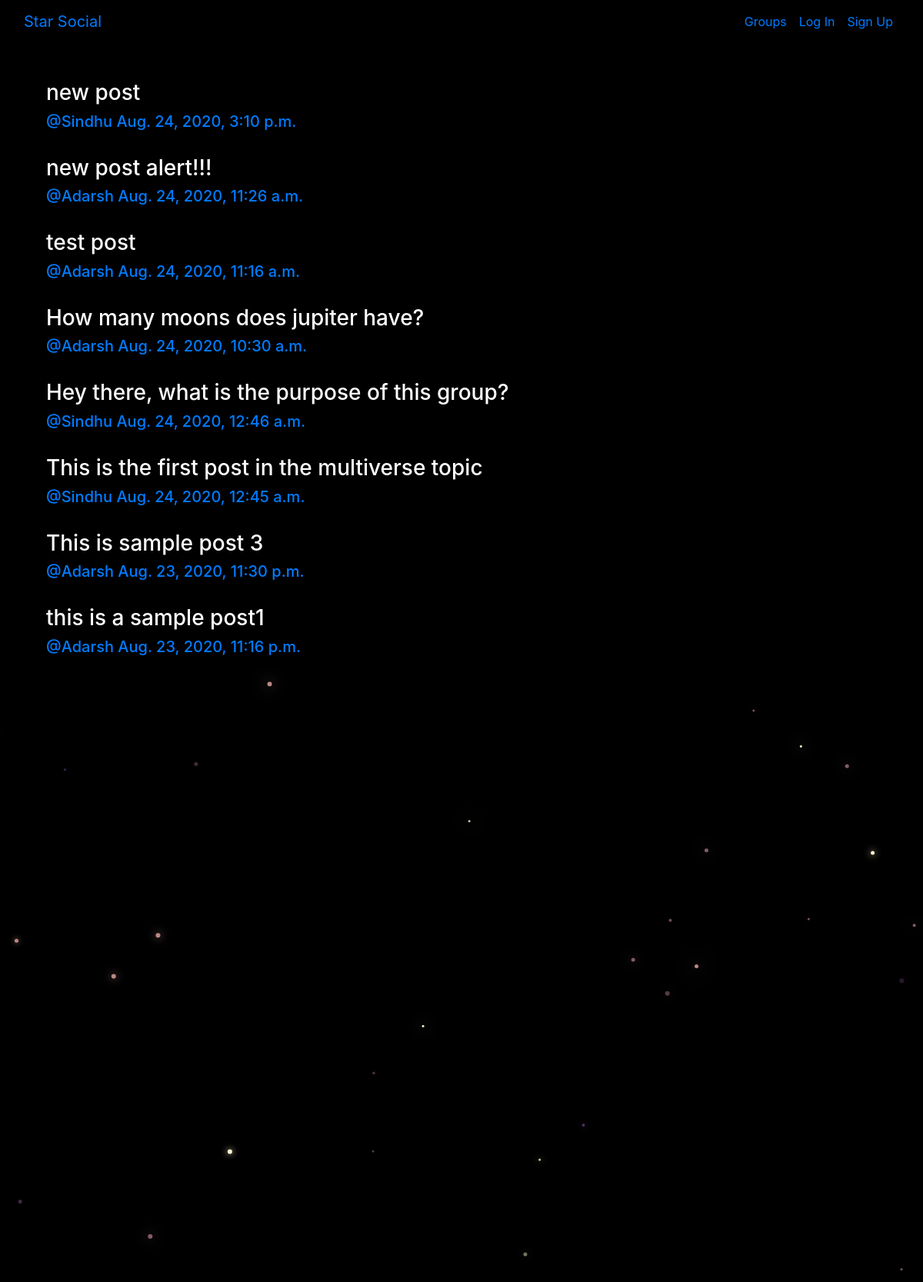
/posts/, run on the app's committed database.
### posts/models.py (models this page shows, shortened)
class Post(models.Model):
    user = models.ForeignKey(User,related_name='posts',on_delete=models.CASCADE)
    created_at = models.DateTimeField(auto_now=True)
    message = models.TextField()
    group = models.ForeignKey(Group,related_name='posts',null=True,blank=True,on_delete=models.CASCADE)
    class Meta:
        ordering = ['-created_at']
        unique_together = ('user','message')

### posts/views.py (the view)
# urls.py: path('',views.PostList.as_view(),name='all'),
class PostList(SelectRelatedMixin,generic.ListView):
    model = models.Post
    select_related = ('user','group')

### posts/templates/posts/post_list.html (shortened to what this page needs)
{% extends "posts/post_base.html" %}
{% block post_content %}
<div class="col-md-8">
  {% for post in post_list %}
    {% include "posts/_post.html" %}
  {% endfor %}
</div>
{% endblock %}

### posts/templates/posts/_post.html (shortened to what this page needs)
<br>
<div class="post media">
  <h3>{{ post.message|safe }}</h3>
</div>
    <div class="media-body" style="overflow: visible">
        <h5 class="media-heading">
          <span class="username">
            <a href="{% url 'posts:for_user' username=post.user.username %}">@{{ post.user.username }}</a>
          </span>
          <time class="time">
            <a href="{% url 'posts:single' username=post.user.username pk=post.pk %}">{{ post.created_at }}</a>
          </time>
        </h5>
    </div>

### static/simplesocial/css/master.css (style rules this page uses)
body { margin: 0; overflow: auto; background-color: black; color: white; }

### data on the page
Post: message "new post", user.username "Sindhu", created_at "Aug. 24, 2020, 3:10 p.m."
Post: message "new post alert!!!", user.username "Adarsh", created_at "Aug. 24, 2020, 11:26 a.m."
Post: message "test post", user.username "Adarsh", created_at "Aug. 24, 2020, 11:16 a.m."
Post: message "How many moons does jupiter have?", user.username "Adarsh", created_at "Aug. 24, 2020, 10:30 a.m."
Post: message "Hey there, what is the purpose of this group?", user.username "Sindhu", created_at "Aug. 24, 2020, 12:46 a.m."
Post: message "This is the first post in the multiverse topic", user.username "Sindhu", created_at "Aug. 24, 2020, 12:45 a.m."
Post: message "This is sample post 3", user.username "Adarsh", created_at "Aug. 23, 2020, 11:30 p.m."
Post: message "this is a sample post1", user.username "Adarsh", created_at "Aug. 23, 2020, 11:16 p.m."
